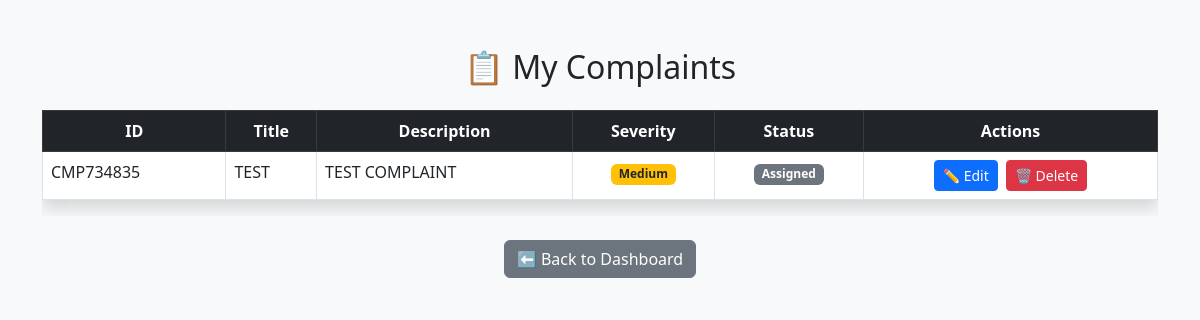
/my_complaints (signed in), run on the app's committed database.
### tables this page shows
CREATE TABLE complaints (
            id TEXT PRIMARY KEY,
            student_register TEXT,
            title TEXT NOT NULL,
            description TEXT NOT NULL,
            severity TEXT,
            anonymous INTEGER,
            status TEXT DEFAULT 'Pending'
        , assigned_to TEXT);

### app.py (the view)
@app.route('/my_complaints')
def my_complaints():
    if 'student_register' not in session:
        return redirect('/login')
    complaints = get_complaints_by_student(session['student_register'])
    return render_template('my_complaints.html', complaints=complaints)

### database.py (called while the page is built)
def get_connection():
    conn = sqlite3.connect('complaints.db')
    conn.row_factory = sqlite3.Row   # ⭐ Important for dictionary access
    return conn

def get_complaints_by_student(register_number):
    conn = get_connection()
    cur = conn.cursor()
    cur.execute("""
        SELECT id, title, description, severity, status
        FROM complaints
        WHERE student_register = ?
        ORDER BY id DESC
    """, (register_number,))
    complaints = cur.fetchall()
    conn.close()
    return complaints

### templates/my_complaints.html (shortened to what this page needs)
<!DOCTYPE html>
<html>
<head>
    <link href="https://cdn.jsdelivr.net/npm/bootstrap@5.3.0/dist/css/bootstrap.min.css" rel="stylesheet">
</head>
<body class="bg-light">
<div class="container mt-5">
    <h2 class="text-center mb-4">📋 My Complaints</h2>
    {% if complaints %}
    <div class="table-responsive">
        <table class="table table-bordered table-hover shadow">
            <thead class="table-dark text-center">
                <tr>
                    <th>ID</th>
                    <th>Title</th>
                    <th>Description</th>
                    <th>Severity</th>
                    <th>Status</th>
                    <th>Actions</th>
                </tr>
            </thead>
            <tbody>
                {% for complaint in complaints %}
                <tr>
                    <td>{{ complaint["id"] }}</td>
                    <td>{{ complaint["title"] }}</td>
                    <td>{{ complaint["description"] }}</td>
                    <td class="text-center">
                        <span class="badge
                            {% if complaint['severity'] == 'High' %}
                                bg-danger
                            {% elif complaint['severity'] == 'Medium' %}
                                bg-warning text-dark
                            {% else %}
                                bg-success
                            {% endif %}
                        ">
                            {{ complaint["severity"] }}
                        </span>
                    </td>
                    <td class="text-center">
                        {% if complaint["status"] == 'Pending' %}
                            <span class="badge bg-warning text-dark">Pending</span>
                        {% elif complaint["status"] == 'In Progress' %}
                            <span class="badge bg-primary">In Progress</span>
                        {% elif complaint["status"] == 'Resolved' %}
                            <span class="badge bg-success">Resolved</span>
                        {% else %}
                            <span class="badge bg-secondary">{{ complaint["status"] }}</span>
                        {% endif %}
                    </td>
                    <td class="text-center">
                        <a href="/edit_complaint/{{ complaint['id'] }}" class="btn btn-sm btn-primary me-1">
                            ✏ Edit
                        </a>
                        <a href="/delete_complaint/{{ complaint['id'] }}"
                           class="btn btn-sm btn-danger"
                           onclick="return confirm('Are you sure you want to delete this complaint?');">
                            🗑 Delete
                        </a>
                    </td>
                </tr>
                {% endfor %}
            </tbody>
        </table>
    </div>
    {% else %}
        <div class="alert alert-info text-center">
            No complaints submitted yet.
        </div>
    {% endif %}
    <div class="text-center mt-4">
        <a href="/student_dashboard" class="btn btn-secondary">
            ⬅ Back to Dashboard
        </a>
    </div>
</div>
</body>
</html>

### data on the page
complaints: id "CMP734835", title "TEST", description "TEST COMPLAINT", severity "Medium", status "Assigned"
